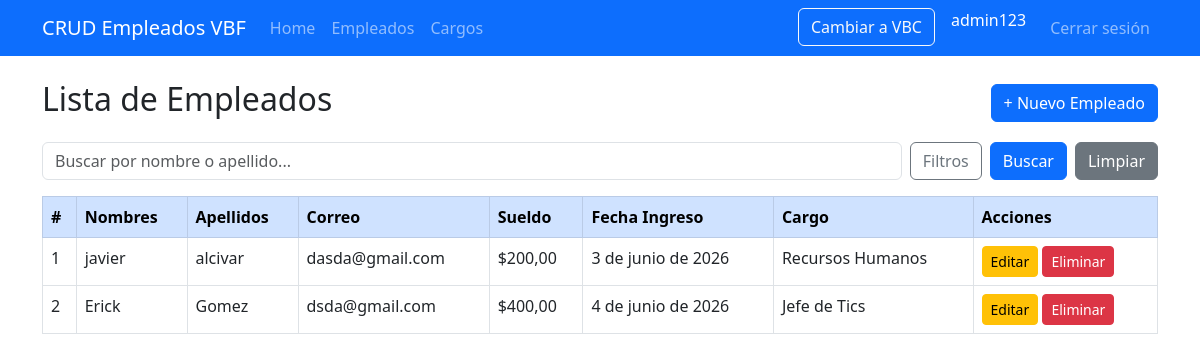
/empleados/ (signed in), run on an earlier commit of the app's database.
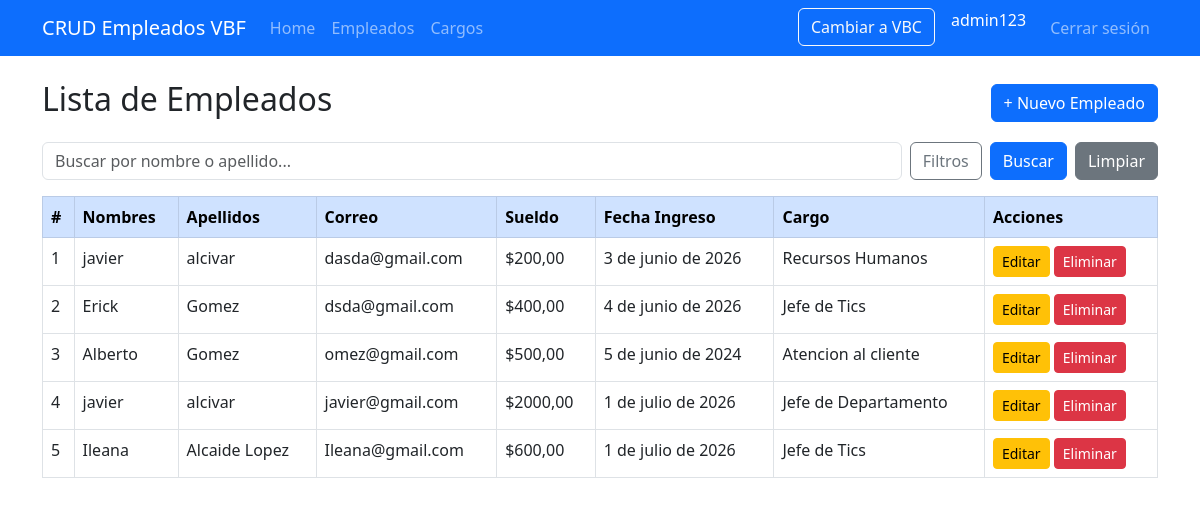
And on a later commit of the database.
### empleados/models.py (models this page shows, shortened)
class Empleado(models.Model):
    nombres = models.CharField(max_length=100)
    apellidos = models.CharField(max_length=100)
    correo = models.EmailField()
    sueldo = models.DecimalField(max_digits=10, decimal_places=2)
    fecha_ingreso = models.DateField()
    cargo = models.ForeignKey(Cargo, on_delete=models.CASCADE)

class Cargo(models.Model):
    nombre = models.CharField(max_length=100)
    descripcion = models.CharField(max_length=200, blank=True, null=True)
    def __str__(self):
        return self.nombre

### empleados/views.py (the view)
# urls.py: path('empleados/', views.empleado_lista, name='empleado_lista'),
@login_required
def empleado_lista(request):
    empleados = Empleado.objects.select_related('cargo').all()
    query = request.GET.get('q', '')
    cargo_filtro = request.GET.get('cargo', '')
    fecha_desde = request.GET.get('fecha_desde', '')
    fecha_hasta = request.GET.get('fecha_hasta', '')
    sueldo_min = request.GET.get('sueldo_min', '')
    sueldo_max = request.GET.get('sueldo_max', '')
    if query:
        empleados = empleados.filter(
            models.Q(nombres__icontains=query) |
            models.Q(apellidos__icontains=query)
        )
    if cargo_filtro:
        empleados = empleados.filter(cargo__id=cargo_filtro)
    if fecha_desde:
        empleados = empleados.filter(fecha_ingreso__gte=fecha_desde)
    if fecha_hasta:
        empleados = empleados.filter(fecha_ingreso__lte=fecha_hasta)
    if sueldo_min:
        empleados = empleados.filter(sueldo__gte=sueldo_min)
    if sueldo_max:
        empleados = empleados.filter(sueldo__lte=sueldo_max)
    cargos = Cargo.objects.all()
    return render(request, 'empleados/empleado_lista.html', {
        'empleados': empleados,
        'cargos': cargos,
        'query': query,
        'cargo_filtro': cargo_filtro,
        'fecha_desde': fecha_desde,
        'fecha_hasta': fecha_hasta,
        'sueldo_min': sueldo_min,
        'sueldo_max': sueldo_max,
    })

### empleados/templates/empleados/empleado_lista.html (shortened to what this page needs)
{% extends 'empleados/base.html' %}
{% block content %}
<div class="d-flex justify-content-between align-items-center mb-3">
    <h2>Lista de Empleados</h2>
    <div>
        <a href="{% url 'empleado_crear' %}" class="btn btn-primary">+ Nuevo Empleado</a>
    </div>
</div>
<form method="GET" class="mb-3">
    <div class="row g-2">
        <div class="col">
            <input type="text" name="q" class="form-control" placeholder="Buscar por nombre o apellido..." value="{{ query }}">
        </div>
        <div class="col-auto">
            <button class="btn btn-outline-secondary" type="button" data-bs-toggle="collapse" data-bs-target="#filtros">
                 Filtros
            </button>
        </div>
        <div class="col-auto">
            <button type="submit" class="btn btn-primary">Buscar</button>
        </div>
        <div class="col-auto">
            <a href="{% url 'empleado_lista' %}" class="btn btn-secondary">Limpiar</a>
        </div>
    </div>
</form>
<table class="table table-bordered table-hover">
    <thead class="table-primary">
        <tr>
            <th>#</th>
            <th>Nombres</th>
            <th>Apellidos</th>
            <th>Correo</th>
            <th>Sueldo</th>
            <th>Fecha Ingreso</th>
            <th>Cargo</th>
            <th>Acciones</th>
        </tr>
    </thead>
    <tbody>
        {% for empleado in empleados %}
        <tr>
            <td>{{ empleado.id }}</td>
            <td>{{ empleado.nombres }}</td>
            <td>{{ empleado.apellidos }}</td>
            <td>{{ empleado.correo }}</td>
            <td>${{ empleado.sueldo }}</td>
            <td>{{ empleado.fecha_ingreso }}</td>
            <td>{{ empleado.cargo }}</td>
            <td>
                <a href="{% url 'empleado_editar' empleado.pk %}" class="btn btn-warning btn-sm">Editar</a>
                <a href="{% url 'empleado_eliminar' empleado.pk %}" class="btn btn-danger btn-sm">Eliminar</a>
            </td>
        </tr>
        {% empty %}
        <tr>
            <td colspan="8" class="text-center">No se encontraron empleados.</td>
        </tr>
        {% endfor %}
    </tbody>
</table>
{% endblock %}

### empleados/templates/empleados/base.html (shortened to what this page needs)
<!DOCTYPE html>
<html lang="es">
<head>
    <link href="https://cdn.jsdelivr.net/npm/bootstrap@5.3.0/dist/css/bootstrap.min.css" rel="stylesheet">
</head>
<body>
    <nav class="navbar navbar-expand-lg navbar-dark bg-primary">
        <div class="container">
            <a class="navbar-brand" href="#">CRUD Empleados VBF</a>
            <div class="collapse navbar-collapse">
                <ul class="navbar-nav me-auto">
                    <li class="nav-item">
                         <a class="nav-link" href="{% url 'home' %}"> Home</a>
                    </li>
                    <li class="nav-item">
                        <a class="nav-link" href="{% url 'empleado_lista' %}">Empleados</a>
                    </li>
                    <li class="nav-item">
                        <a class="nav-link" href="{% url 'cargo_lista' %}">Cargos</a>
                    </li>
                </ul>
                <ul class="navbar-nav ms-auto">
                    <li class="nav-item">
                        <a class="btn btn-outline-light me-3" href="{% url 'vbc_empleado_lista' %}">Cambiar a VBC</a>
                    </li>
                    <li class="nav-item">
                        <span class="navbar-text text-white me-3">{{ request.user.username }}</span>
                    </li>
                    <li class="nav-item">
                        <a class="nav-link" href="{% url 'logout' %}">Cerrar sesión</a>
                    </li>
                </ul>
            </div>
        </div>
    </nav>
    <div class="container mt-4">
        {% block content %}{% endblock %}
    </div>
</body>
</html>

What changed in the data, as far as the page shows it:
added Empleado: id "3", nombres "Alberto", apellidos "Gomez", correo "omez@gmail.com", sueldo "500,00", fecha_ingreso "5 de junio de 2024", cargo "Atencion al cliente"
added Empleado: id "4", nombres "javier", apellidos "alcivar", correo "javier@gmail.com", sueldo "2000,00", fecha_ingreso "1 de julio de 2026", cargo "Jefe de Departamento"
added Empleado: id "5", nombres "Ileana", apellidos "Alcaide Lopez", correo "Ileana@gmail.com", sueldo "600,00", fecha_ingreso "1 de julio de 2026", cargo "Jefe de Tics"
